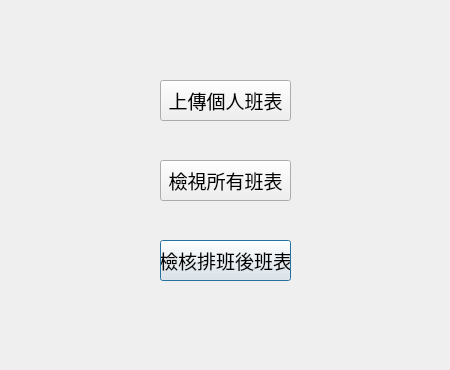
<?xml version="1.0" encoding="UTF-8"?>
<ui version="4.0">
 <class>Dialog</class>
 <widget class="QDialog" name="Dialog">
  <property name="geometry">
   <rect>
    <x>0</x>
    <y>0</y>
    <width>450</width>
    <height>370</height>
   </rect>
  </property>
  <property name="windowTitle">
   <string>Dialog</string>
  </property>
  <property name="layoutDirection">
   <enum>Qt::LeftToRight</enum>
  </property>
  <widget class="QPushButton" name="third_fun_btn">
   <property name="geometry">
    <rect>
     <x>160</x>
     <y>240</y>
     <width>131</width>
     <height>41</height>
    </rect>
   </property>
   <property name="font">
    <font>
     <pointsize>14</pointsize>
    </font>
   </property>
   <property name="styleSheet">
    <string notr="true"/>
   </property>
   <property name="text">
    <string>檢核排班後班表</string>
   </property>
  </widget>
  <widget class="QPushButton" name="sec_fun_btn">
   <property name="geometry">
    <rect>
     <x>160</x>
     <y>160</y>
     <width>131</width>
     <height>41</height>
    </rect>
   </property>
   <property name="font">
    <font>
     <pointsize>14</pointsize>
    </font>
   </property>
   <property name="styleSheet">
    <string notr="true"/>
   </property>
   <property name="text">
    <string>檢視所有班表</string>
   </property>
  </widget>
  <widget class="QPushButton" name="first_fun_btn">
   <property name="geometry">
    <rect>
     <x>160</x>
     <y>80</y>
     <width>131</width>
     <height>41</height>
    </rect>
   </property>
   <property name="font">
    <font>
     <pointsize>14</pointsize>
    </font>
   </property>
   <property name="styleSheet">
    <string notr="true"/>
   </property>
   <property name="text">
    <string>上傳個人班表</string>
   </property>
  </widget>
 </widget>
 <resources/>
 <connections/>
</ui>
